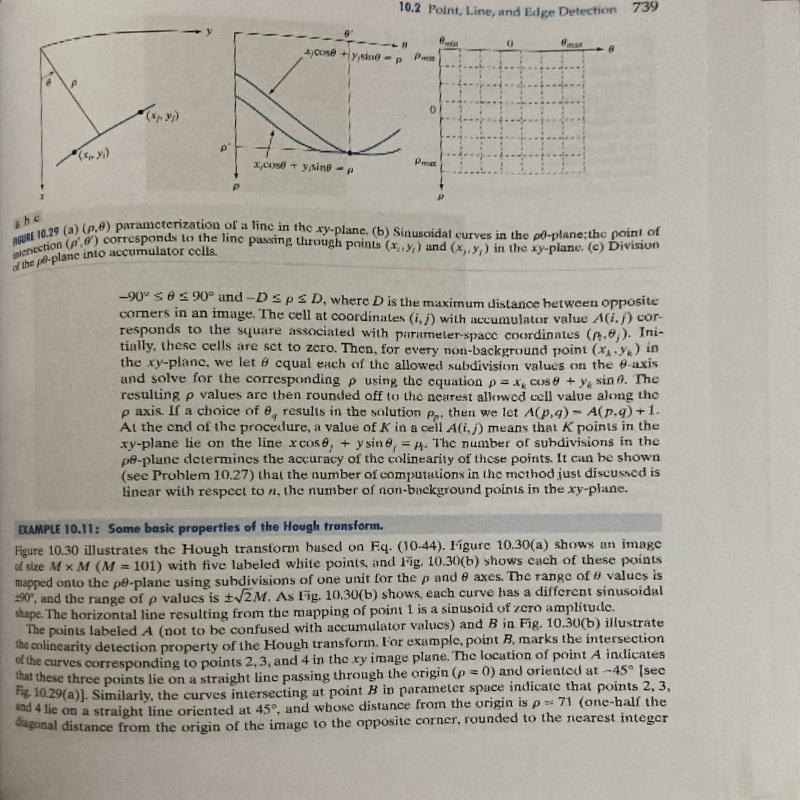
#> input picture output.jpg, 800 x 800 px
$ python Scanner.py output.jpg out.png
#> lines starting #> are read from the running program, lines starting #| are printed output that depends on the picture; after the words box and inside, x2 and y2 are one past the last pixel; in counts of white or black regions, pixels touching at a corner belong together
# run - Scanner.py 1/page.jpg output.jpg
# Gilad Cohen  203722442
# Ofek Talker  311369961

import sys
import cv2
import imutils
import numpy as np

"""
PipeLine:
        readImage -> GrayScale -> Blurring  ->
            Canny-Edge -> Find Contours -> Find Corners co-ordinates -> Crop the contour ->
                Sharping & Brightness correction (Binary threshold)
"""


#reshape the image
def orderPoints(h):
    h = h.reshape((4, 2))
    hnew = np.zeros((4, 2), dtype=np.float32)

    add = h.sum(1)
    hnew[0] = h[np.argmin(add)]
    hnew[2] = h[np.argmax(add)]

    diff = np.diff(h, axis=1)
    hnew[1] = h[np.argmin(diff)]
    hnew[3] = h[np.argmax(diff)]

    return hnew


def read_image(path):
#> called with path = 'output.jpg'
    img = cv2.imread(path)
#> img is the input picture: shape (800, 800, 3); mean B, G, R 154.4, 164.2, 168.6
    print("Image loaded")
    return img


# For terminal execute
path_img = sys.argv[1]
path_output = sys.argv[2]

# Read image in grayScale
image = read_image(path_img)
orig = imutils.resize(image, height=1000)
print("Work on a ratio of 1/1000")
gray = cv2.cvtColor(orig, cv2.COLOR_BGR2GRAY)
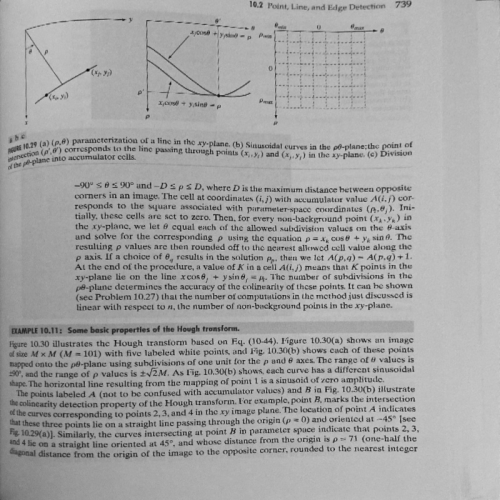
#> gray: shape (1000, 1000) (shown at 1/2 size); min 2, max 219, mean 164.4
print("Change image to grayscale")

# Blur image,remove noise and get canny edges
blurred = cv2.GaussianBlur(gray, (5, 5), 2)
edged = cv2.Canny(blurred, 30, 70, apertureSize=7)  # 30 = MinThreshold, 70 = MaxThreshold
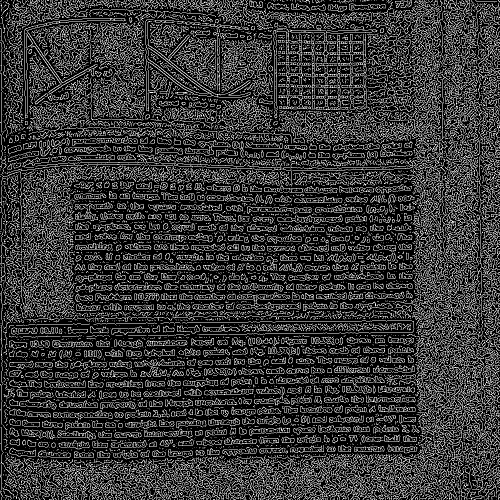
#> edged: shape (1000, 1000) (shown at 1/2 size); 21.9% white in thin lines or dots
print("Get canny edges of image")
# Extract contours of image
contours, hierarchy = cv2.findContours(edged, cv2.RETR_LIST,
                                       cv2.CHAIN_APPROX_SIMPLE)  # retrieve the contours as a list, with simple apprximation model
#> contours = 15109 contours, 13718 with area under 20; largest, box (x1, y1, x2, y2) and area: (291, 42, 502, 223) 2984, (295, 95, 419, 189) 2276, (48, 36, 252, 237) 866, (547, 59, 566, 237) 724, (681, 68, 739, 226) 555
contours = sorted(contours, key=cv2.contourArea, reverse=True)
print("Contour extracted")
# Extracts largest contours
for c in contours:
    p = cv2.arcLength(c, True)
    approx = cv2.approxPolyDP(c, 0.02 * p, True)
    # Extracts 4 points edges
    if len(approx) == 4:
        target = approx
        break
#> this loop made 2 passes
#> (p, target) on pass 2: (335.6, [[295, 96], [418, 186], [362, 168], [296, 117]])
#> p on pass 1: 2454.4

# find endpoints
approx = orderPoints(target)
#> in orderPoints, `h = h.reshape((4, 2))`: h = [[295, 96], [418, 186], [362, 168], [296, 117]]
#> in orderPoints, `add = h.sum(1)`: add = [391, 604, 530, 413]
#> in orderPoints, `diff = np.diff(h, axis=1)`: diff = [-199, -232, -194, -179]
#> approx = [[295, 96], [418, 186], [418, 186], [296, 117]]
print("Endpoints found")
pts = np.float32([[0, 0], [image.shape[1], 0], [image.shape[1], image.shape[0]], [0, image.shape[0]]])
#> pts = [[0, 0], [800, 0], [800, 800], [0, 800]]
# bird eye view effect
op = cv2.getPerspectiveTransform(approx, pts)
#> op = [[1.1e-16, -1.79e-16, -1.39e-14], [-0.0061, 0.00834, 1], [1.56e-06, -5.82e-06, 0.000431]]
dst = cv2.warpPerspective(gray, op, (image.shape[1], image.shape[0]))
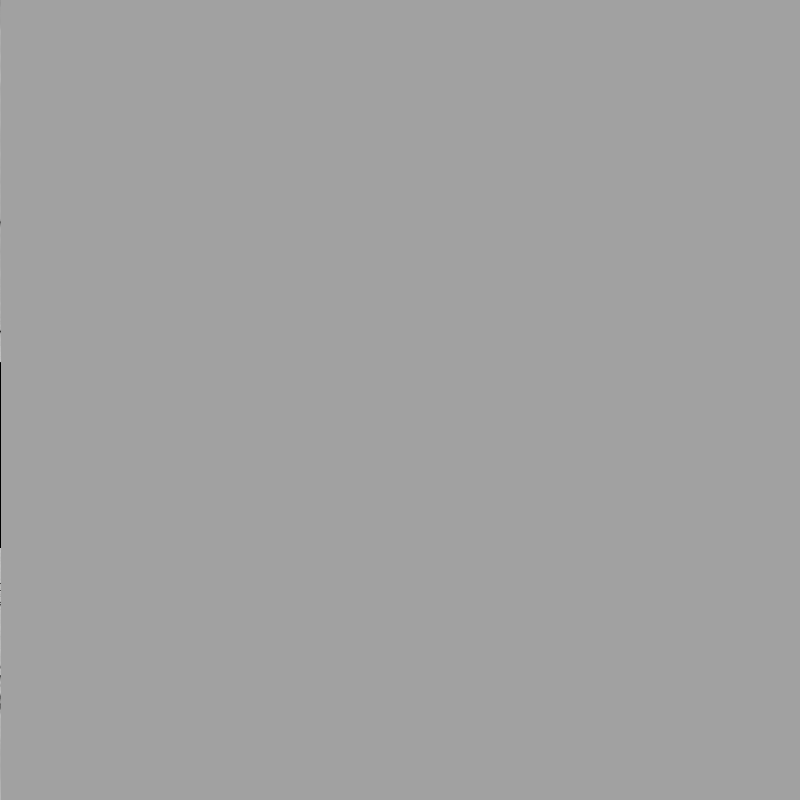
#> dst: shape (800, 800); min 0, max 196, mean 161
print("Image cropped and changed to 'bird eye view effect'")
# Choose between adaptive threshold and binary.
# dst = cv2.adaptiveThreshold(dst, 255, cv2.ADAPTIVE_THRESH_GAUSSIAN_C, cv2.THRESH_BINARY, 11, 2)
ret1, dst = cv2.threshold(dst, 127, 255, cv2.THRESH_BINARY)
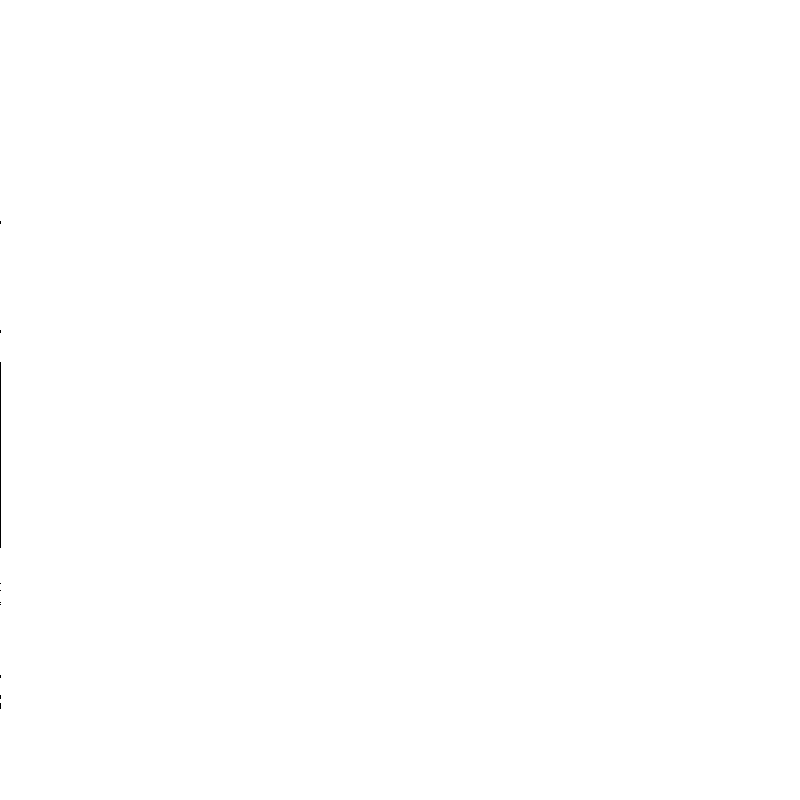
#> dst: shape (800, 800); 100% white; black in thin lines or dots, all inside (x1, y1, x2, y2) = (0, 221, 1, 709)
print("Scan effect on image")
#Save image to disk
cv2.imwrite(path_output, dst)
print("Finished succesfully")
